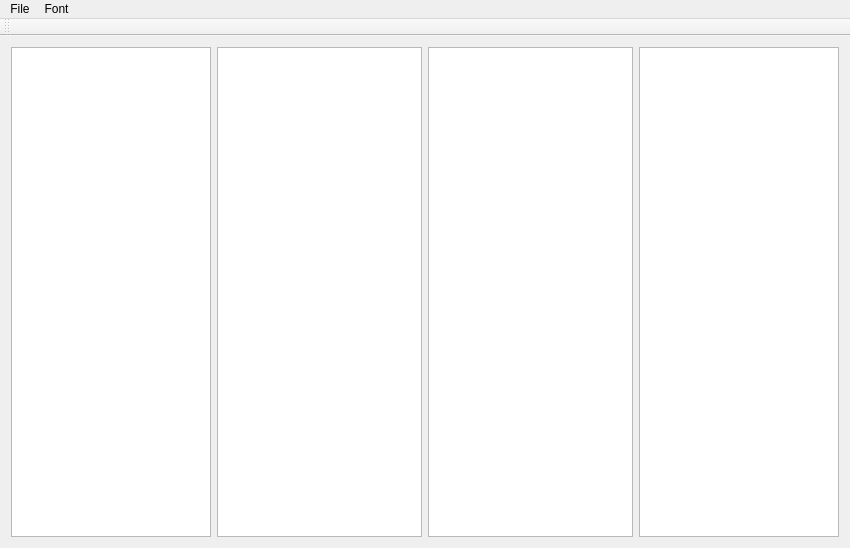
<?xml version="1.0" encoding="UTF-8"?>
<ui version="4.0">
 <class>MainWindow</class>
 <widget class="QMainWindow" name="MainWindow">
  <property name="geometry">
   <rect>
    <x>0</x>
    <y>0</y>
    <width>850</width>
    <height>548</height>
   </rect>
  </property>
  <property name="windowTitle">
   <string>MainWindow</string>
  </property>
  <widget class="QWidget" name="centralWidget">
   <property name="minimumSize">
    <size>
     <width>0</width>
     <height>0</height>
    </size>
   </property>
   <property name="maximumSize">
    <size>
     <width>16777215</width>
     <height>16777215</height>
    </size>
   </property>
   <layout class="QGridLayout" name="gridLayout_3">
    <item row="0" column="0">
     <layout class="QGridLayout" name="gridLayout">
      <property name="sizeConstraint">
       <enum>QLayout::SetMaximumSize</enum>
      </property>
      <item row="0" column="1">
       <widget class="QTableView" name="tableView_2">
        <property name="minimumSize">
         <size>
          <width>200</width>
          <height>0</height>
         </size>
        </property>
        <property name="maximumSize">
         <size>
          <width>200</width>
          <height>16777215</height>
         </size>
        </property>
       </widget>
      </item>
     </layout>
    </item>
    <item row="0" column="2">
     <layout class="QGridLayout" name="gridLayout_5">
      <property name="sizeConstraint">
       <enum>QLayout::SetMaximumSize</enum>
      </property>
      <item row="0" column="0">
       <widget class="QTextEdit" name="textEdit"/>
      </item>
      <item row="0" column="1">
       <widget class="QTextEdit" name="textEdit_2"/>
      </item>
     </layout>
    </item>
    <item row="0" column="3">
     <layout class="QGridLayout" name="gridLayout_2">
      <property name="sizeConstraint">
       <enum>QLayout::SetMaximumSize</enum>
      </property>
      <item row="0" column="0">
       <widget class="QTableView" name="tableView">
        <property name="minimumSize">
         <size>
          <width>200</width>
          <height>0</height>
         </size>
        </property>
        <property name="maximumSize">
         <size>
          <width>200</width>
          <height>16777215</height>
         </size>
        </property>
       </widget>
      </item>
     </layout>
    </item>
   </layout>
  </widget>
  <widget class="QMenuBar" name="menuBar">
   <property name="geometry">
    <rect>
     <x>0</x>
     <y>0</y>
     <width>850</width>
     <height>22</height>
    </rect>
   </property>
   <widget class="QMenu" name="menuFile">
    <property name="title">
     <string>File</string>
    </property>
    <addaction name="actionOpen"/>
   </widget>
   <widget class="QMenu" name="menuFont">
    <property name="title">
     <string>Font</string>
    </property>
   </widget>
   <addaction name="menuFile"/>
   <addaction name="menuFont"/>
  </widget>
  <widget class="QToolBar" name="mainToolBar">
   <attribute name="toolBarArea">
    <enum>TopToolBarArea</enum>
   </attribute>
   <attribute name="toolBarBreak">
    <bool>false</bool>
   </attribute>
  </widget>
  <action name="actionOpen">
   <property name="text">
    <string>Open</string>
   </property>
  </action>
 </widget>
 <layoutdefault spacing="6" margin="11"/>
 <resources/>
 <connections/>
</ui>
